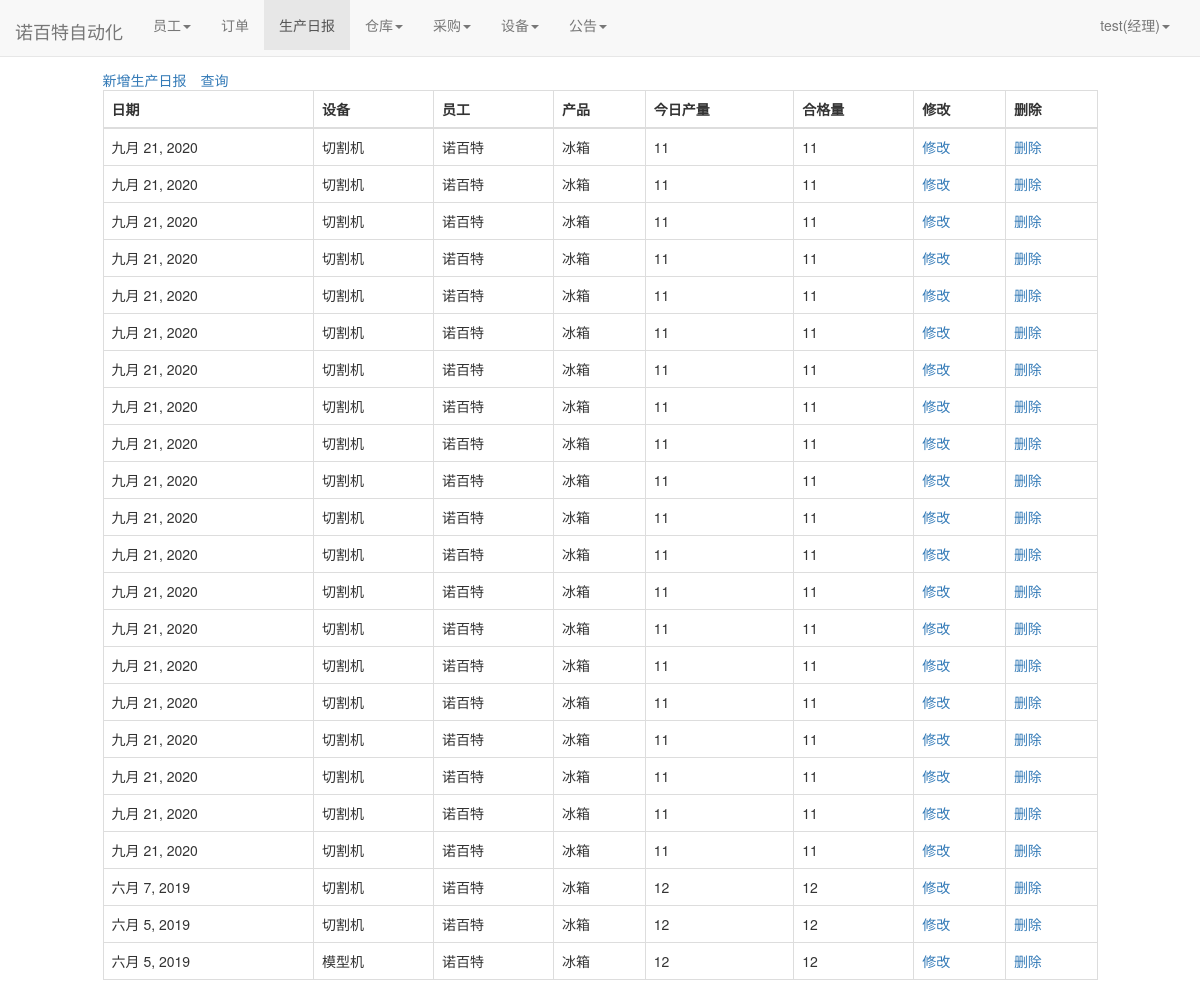
The app's page /warehouse/product_diary/ (signed in) with its own data.
### user/models.py (models this page shows)
class Profile(models.Model):
    user = models.OneToOneField(User, on_delete=models.CASCADE)
    staff_gender = models.CharField(max_length=10, choices=(('male', '男'), ('female', '女')), default='male',
                                    verbose_name='性别')
    staff_age = models.PositiveIntegerField(verbose_name="年龄")
    staff_home = models.CharField(max_length=100, verbose_name="籍贯")
    staff_nationality = models.CharField(max_length=20, verbose_name="民族")  # 民族
    staff_tel = models.BigIntegerField(verbose_name="电话")
    start_time = models.DateField(auto_now_add=True, verbose_name="入职时间")  # 入职时间
    id_card = models.CharField(max_length=20,verbose_name="身份证")  # 身份证号
    staff_type = models.CharField(max_length=100,verbose_name="职位", null=True)  # 职位
    salary_pre_hour = models.IntegerField(verbose_name="时薪")  # 时薪
    class Meta:
        ordering = ['-start_time']

### warehouse/models.py (models this page shows)
class ProduceDiary(models.Model):#生产日记
    current_time = models.DateField(auto_now_add=True, verbose_name="日期")
    facility_id = models.ForeignKey(Facility, verbose_name="设备", on_delete=models.DO_NOTHING)
    staff_name = models.ForeignKey(User, verbose_name="员工", on_delete=models.DO_NOTHING)
    product_name = models.ForeignKey(Product, verbose_name="产品", on_delete=models.DO_NOTHING)
    today_done_num = models.IntegerField(default=0, verbose_name="今日产量")
    qualified_num = models.IntegerField(default=0, verbose_name="合格量")
    class Meta:
        ordering = ['-current_time']

class Product(models.Model):
    product_name = models.CharField(max_length=100)
    def __str__(self):
        return self.product_name

### facility/models.py (models this page shows)
class Facility(models.Model):#设备
    version = models.CharField(max_length=100, verbose_name="型号")
    facility_name = models.CharField(max_length=100, verbose_name="名称")
    price = models.BigIntegerField(verbose_name="价格")
    buyer = models.ForeignKey(User, on_delete=models.DO_NOTHING, verbose_name="购买人")
    buy_time = models.DateField(auto_now_add=True, verbose_name="购买时间")
    def __str__(self):
        return self.facility_name

### warehouse/views.py (the view)
# urls.py: path('product_diary/', views.product_diary, name='product_diary'),
def product_diary(request):
    context = {}
    product_diaries = ProduceDiary.objects.all()
    context['product_diaries'] = product_diaries
    return render(request, 'product_diary.html', context)

### user/models.py (called while the page is built)
def get_staff_type(self):
    if Profile.objects.filter(user=self).exists():
        profile = Profile.objects.get(user=self)
        return profile.staff_type
    else:
        return ''

### warehouse/templates/product_diary.html (shortened to what this page needs)
{% extends 'base.html' %}
{% block nav_producediary_active %}active{% endblock %}
{% block content %}
    <div class="containter">
        <div class="row">
            <div class="col-xs-10 col-xs-offset-1">
                {% if user.is_authenticated %}
                <table class="table table-bordered table-hover">
                    <a href="{% url 'product_diary_append' %}">新增生产日报</a>
                    <span style="margin-left: 1em"><a href="{% url 'product_diary_select' %}">查询</a></span>
                  <thead>
                    <tr>
                      <th scope="col">日期</th>
                      <th scope="col">设备</th>
                      <th scope="col">员工</th>
                      <th scope="col">产品</th>
                      <th scope="col">今日产量</th>
                       <th scope="col">合格量</th>
                           <th scope="col">修改</th>
                      <th scope="col">删除</th>
                    </tr>
                  </thead>
                  <tbody>
                  {%for product_diary in product_diaries%}
                    <tr>
                      <td>{{product_diary.current_time}}</td>
                        <td>{{product_diary.facility_id}}</td>
                      <td>{{product_diary.staff_name}}</td>
                      <td>{{product_diary.product_name}}</td>
                      <td>{{product_diary.today_done_num}}</td>
                      <td>{{product_diary.qualified_num}}</td>
                         <td><a href="{% url 'product_diary_modify' product_diary.pk%}">修改</a></li></td>
                      <td><a href="{% url 'product_diary_delete' product_diary.pk%}">删除</a></li></td>
                    </tr>
                  {% endfor %}
                  </tbody>
                </table>
                {% else %}
                    <span>未登录，跳转到首页...</span>
                    <script type="text/javascript">
                        window.location.href = '/';
                    </script>
                {% endif %}
            </div>
        </div>
    </div>
{% endblock %}

### templates/base.html (shortened to what this page needs)
{% load static %}
<!doctype html>
<html lang="en">
<head>
    <link rel="stylesheet" href="{% static 'base.css' %}">
     <link rel="stylesheet" href="{% static 'home.css' %}">
    <link rel="stylesheet" href="{% static 'bootstrap-3.37/css/bootstrap.min.css' %}">
</head>
<body>
     <div class="navbar navbar-default navbar-fixed-top" role="navigation">
        <div class="container-fluid">
            <div class="navbar-header">
            </div>
        </div>
     </div>
    <nav class="navbar navbar-default navbar-fixed-top">
      <div class="container-fluid">
        <div class="navbar-header">
          <a class="navbar-brand" href="{% url 'home' %}">诺百特自动化</a>
        </div>
          {% if  user.is_authenticated %}
        <div class="collapse navbar-collapse" id="bs-example-navbar-collapse-1">
          <ul class="nav navbar-nav">
              {% if user.get_staff_type == '经理' %}
              <li class="{% block nav_staff_active %}{% endblock %}">
                    <li class="dropdown">
                      <a href="#" class="dropdown-toggle" data-toggle="dropdown" role="button" aria-haspopup="true" aria-expanded="false">员工<span class="caret"></span></a>
                    </li>
                  </li>
                  <li class="{% block nav_order_active %}{% endblock %}"><a href="{% url 'order_list' %}">订单</a></li>
                  <li class="{% block nav_producediary_active %}{% endblock %}"><a href="{% url 'product_diary' %}">生产日报</a></li>
                   <li class="{% block nav_warehousediary_active %}{% endblock %}">
                    <li class="dropdown">
                      <a href="#" class="dropdown-toggle" data-toggle="dropdown" role="button" aria-haspopup="true" aria-expanded="false">仓库<span class="caret"></span></a>
                    </li>
                  </li>
                  <li class="{% block nav_purchase_active %}{% endblock %}">
                    <li class="dropdown">
                      <a href="#" class="dropdown-toggle" data-toggle="dropdown" role="button" aria-haspopup="true" aria-expanded="false">采购<span class="caret"></span></a>
                    </li>
                  </li>
                  <li class="{% block nav_facility_active %}{% endblock %}">
                    <li class="dropdown">
                      <a href="#" class="dropdown-toggle" data-toggle="dropdown" role="button" aria-haspopup="true" aria-expanded="false">设备<span class="caret"></span></a>
                    </li>
                  </li>
              <li class="{% block nav_notice_active %}{% endblock %}">
                    <li class="dropdown">
                      <a href="#" class="dropdown-toggle" data-toggle="dropdown" role="button" aria-haspopup="true" aria-expanded="false">公告<span class="caret"></span></a>
                    </li>
                  </li>
              {%endif%}
          </ul>
        <ul class="nav navbar-nav navbar-right">
            <li class="dropdown">
              <a href="#" class="dropdown-toggle" data-toggle="dropdown" role="button" aria-haspopup="true" aria-expanded="false">
                  {{user.username}}({{user.get_staff_type}})<span class="caret"></span></a>
            </li>
        </ul>
    </div>
          {% else %}
           <ul class="nav navbar-nav navbar-right">
                <li><a href="{% url 'login' %}?from={{ request.get_full_path }}">登录</a></li>
           </ul>
          {% endif %}
      </div>
    </nav>
    {% block content%} {% endblock %}
</body>
</html>

### static/home.css (style rules this page uses)
* { margin: 0; padding: 0; }
body { margin-top: 70px!important; }
ul { list-style-type: none!important; }
ul.navbar-right { margin-right: 0; }
div.navbar-header { font-size: 200%; padding-top: 0.2em; }

### records on screen
ProduceDiary: current_time "九月 21, 2020", facility_id "切割机", staff_name "诺百特", product_name "冰箱", today_done_num "11", qualified_num "11"
ProduceDiary: current_time "九月 21, 2020", facility_id "切割机", staff_name "诺百特", product_name "冰箱", today_done_num "11", qualified_num "11"
ProduceDiary: current_time "九月 21, 2020", facility_id "切割机", staff_name "诺百特", product_name "冰箱", today_done_num "11", qualified_num "11"
ProduceDiary: current_time "九月 21, 2020", facility_id "切割机", staff_name "诺百特", product_name "冰箱", today_done_num "11", qualified_num "11"
ProduceDiary: current_time "九月 21, 2020", facility_id "切割机", staff_name "诺百特", product_name "冰箱", today_done_num "11", qualified_num "11"
ProduceDiary: current_time "九月 21, 2020", facility_id "切割机", staff_name "诺百特", product_name "冰箱", today_done_num "11", qualified_num "11"
ProduceDiary: current_time "九月 21, 2020", facility_id "切割机", staff_name "诺百特", product_name "冰箱", today_done_num "11", qualified_num "11"
ProduceDiary: current_time "九月 21, 2020", facility_id "切割机", staff_name "诺百特", product_name "冰箱", today_done_num "11", qualified_num "11"
ProduceDiary: current_time "九月 21, 2020", facility_id "切割机", staff_name "诺百特", product_name "冰箱", today_done_num "11", qualified_num "11"
ProduceDiary: current_time "九月 21, 2020", facility_id "切割机", staff_name "诺百特", product_name "冰箱", today_done_num "11", qualified_num "11"
ProduceDiary: current_time "九月 21, 2020", facility_id "切割机", staff_name "诺百特", product_name "冰箱", today_done_num "11", qualified_num "11"
ProduceDiary: current_time "九月 21, 2020", facility_id "切割机", staff_name "诺百特", product_name "冰箱", today_done_num "11", qualified_num "11"
ProduceDiary: current_time "九月 21, 2020", facility_id "切割机", staff_name "诺百特", product_name "冰箱", today_done_num "11", qualified_num "11"
ProduceDiary: current_time "九月 21, 2020", facility_id "切割机", staff_name "诺百特", product_name "冰箱", today_done_num "11", qualified_num "11"
ProduceDiary: current_time "九月 21, 2020", facility_id "切割机", staff_name "诺百特", product_name "冰箱", today_done_num "11", qualified_num "11"
ProduceDiary: current_time "九月 21, 2020", facility_id "切割机", staff_name "诺百特", product_name "冰箱", today_done_num "11", qualified_num "11"
ProduceDiary: current_time "九月 21, 2020", facility_id "切割机", staff_name "诺百特", product_name "冰箱", today_done_num "11", qualified_num "11"
ProduceDiary: current_time "九月 21, 2020", facility_id "切割机", staff_name "诺百特", product_name "冰箱", today_done_num "11", qualified_num "11"
ProduceDiary: current_time "九月 21, 2020", facility_id "切割机", staff_name "诺百特", product_name "冰箱", today_done_num "11", qualified_num "11"
ProduceDiary: current_time "九月 21, 2020", facility_id "切割机", staff_name "诺百特", product_name "冰箱", today_done_num "11", qualified_num "11"
ProduceDiary: current_time "六月 7, 2019", facility_id "切割机", staff_name "诺百特", product_name "冰箱", today_done_num "12", qualified_num "12"
ProduceDiary: current_time "六月 5, 2019", facility_id "切割机", staff_name "诺百特", product_name "冰箱", today_done_num "12", qualified_num "12"
ProduceDiary: current_time "六月 5, 2019", facility_id "模型机", staff_name "诺百特", product_name "冰箱", today_done_num "12", qualified_num "12"

### other values on screen
{{ user.username }} "test"
{{ user.get_staff_type }} "经理"
